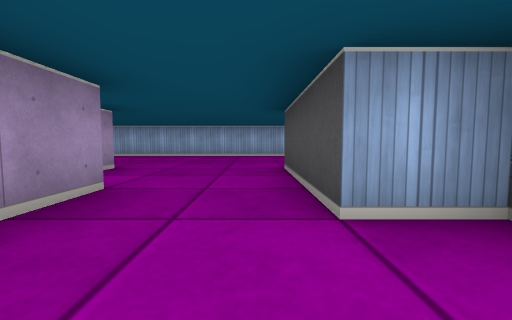
View 1 (above)

20 first-person views from a walk through a cub3D ray-caster map. The camera is about half as high as the walls, tilts 4° down and sees 90° across. The floor is counted in squares. Each view is taken from the middle of a square. On the plan, view 1 faces up. The plan holds only what a view shows up to about 9 squares ahead; the rest is blank.

View 2
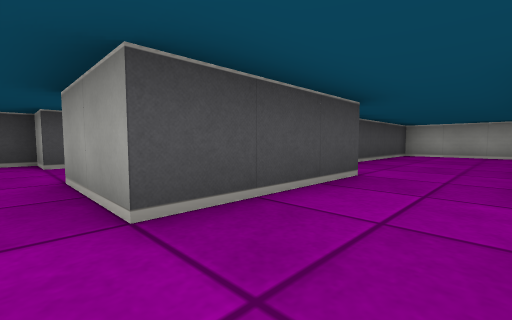

View 3
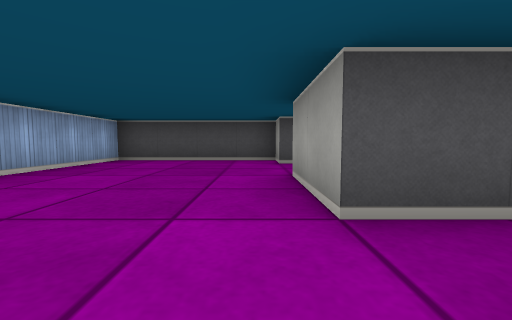

View 4
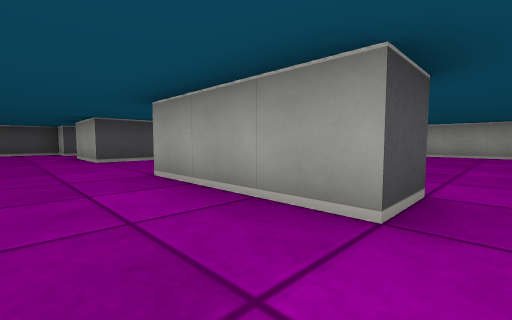

View 5
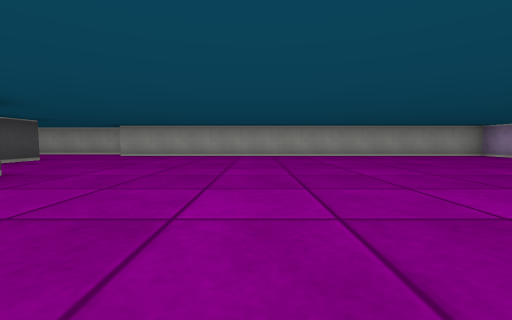

View 6
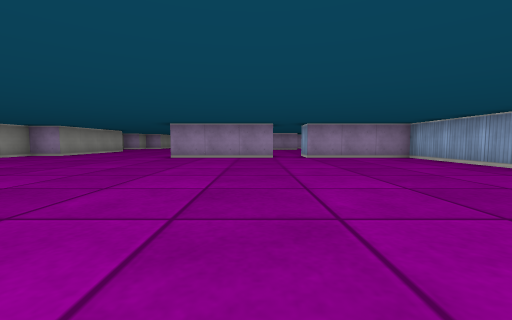

View 7
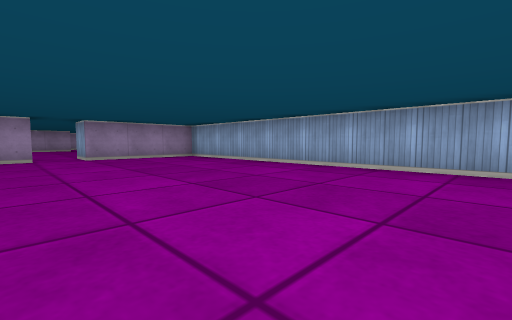

View 8
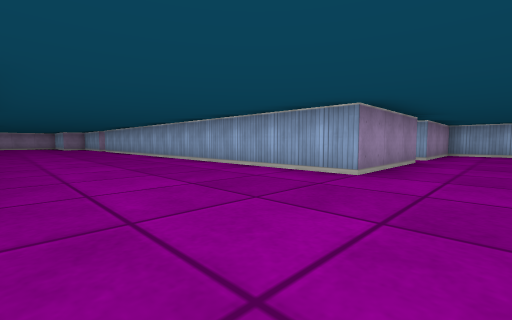

View 9
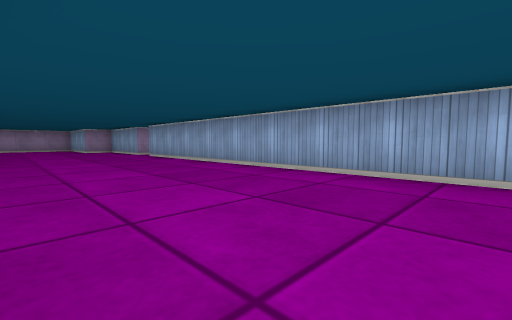

View 10
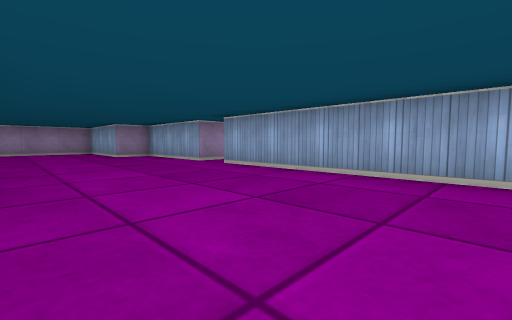

View 11
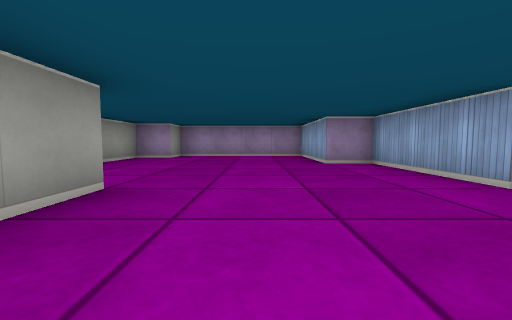

View 12
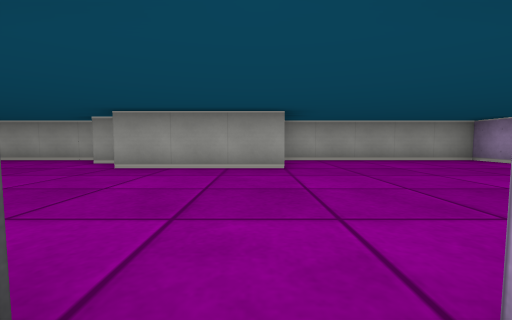

View 13
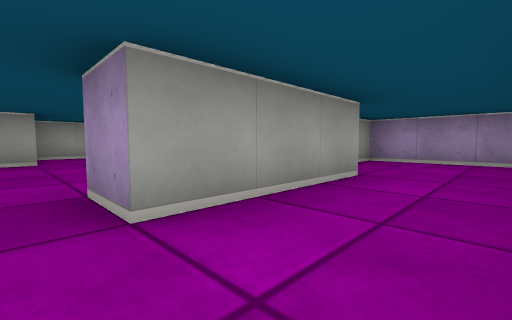

View 14
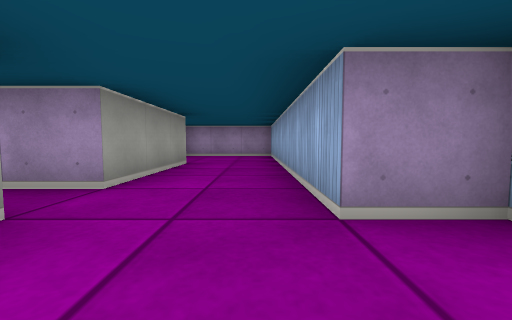

View 15
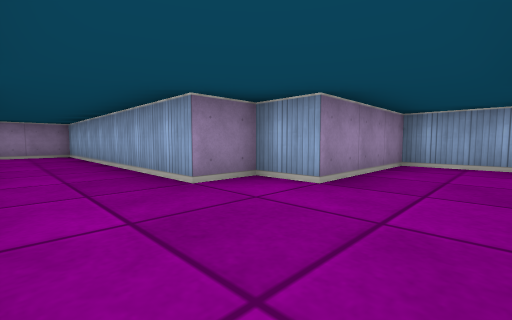

View 16
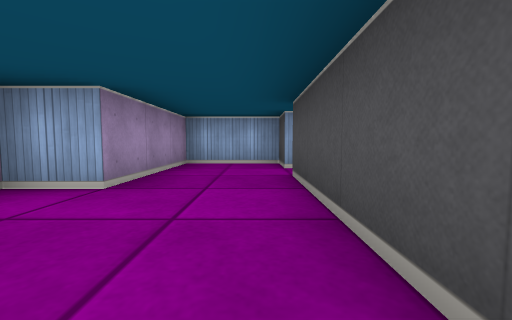

View 17
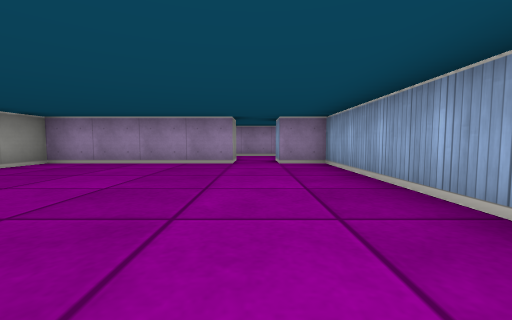

View 18
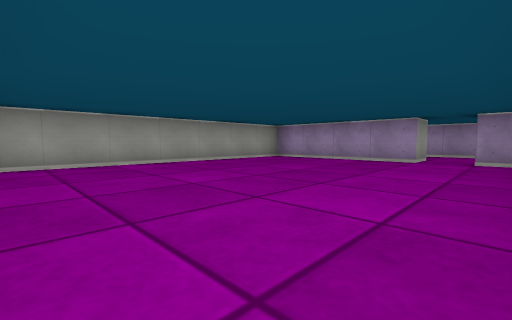

View 19
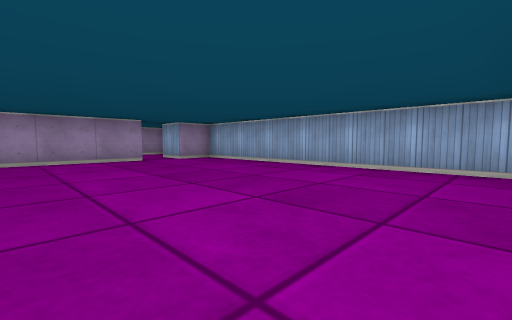

View 20
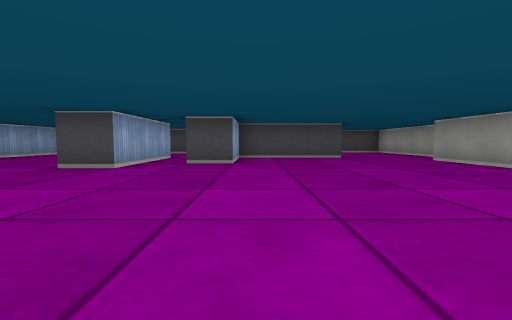

### Floor plan
Ten units are one square. View 1 is at (0, 0); x grows to the right and y downward. Boxes are objects, and circles mark ways between rooms. Rooms are numbered by the first view taken in them; rooms with no view inside come last. Other rooms are left out.
<svg viewBox="-340 -90 400 140">
<path fill="none" stroke="#000" d="M-21 45 15 45 15 8M16 -15 5 -15M-145 -46 -145 -15 -265 -15M-160 25 -155 25 -155 35 -35 35M-69 -85 -145 -85 -145 -55M-25 -35 -55 -35 -55 -45 -25 -45M-25 16 -25 -15 -45 -15 -45 -25M-15 -25 -15 -14M5 -15 5 -45 25 -45M-229 45 -205 45M-240 35 -235 35M-275 -15 -305 -15 -305 -5 -335 -5 -335 35 -325 35 -325 45 -276 45M-276 25 -245 25M45 -45 55 -45 55 -85 -48 -85M-306 -25 -275 -25 -275 -15M-235 -34 -235 -65M-235 -75 -235 -85 -255 -85 -255 -55 -265 -55 -265 -45 -335 -45 -335 -15 -328 -15M-159 -85 -225 -85 -225 -75 -235 -75M-235 -65 -225 -65 -225 -25 -159 -25M-145 -55 -155 -55"/>
<circle cx="-20" cy="12" r="3" fill="#2a7"/>
<circle cx="-270" cy="-20" r="3" fill="#2a7"/>
<circle cx="-150" cy="-50" r="3" fill="#2a7"/>
<circle cx="-230" cy="-70" r="3" fill="#2a7"/>
<text x="0" y="20">1</text>
<text x="-120" y="-20">2</text>
<text x="-280" y="-40">3</text>
<text x="-190" y="-60">4</text>
</svg>
Room 1 opens to room 2. Room 2 opens to room 3. Room 2 opens to room 4. Room 3 opens to room 4.

Where each view was taken, in squares from view 1:
view 1: 0 up, 0 right, facing up
view 2: 5 up, 1 left, facing down-right
view 3: 5 up, 1 left, facing right
view 4: 6 up, 6 left, facing down-right
view 5: 5 up, 8 left, facing down
view 6: 4 up, 7 left, facing left
view 7: 4 up, 7 left, facing up-left
view 8: 2 down, 13 left, facing up-left
view 9: 2 down, 18 left, facing up-left
view 10: 2 down, 22 left, facing up-left
view 11: 1 down, 25 left, facing left
view 12: 2 up, 27 left, facing down
view 13: 4 up, 27 left, facing down-left
view 14: 4 up, 25 left, facing left
view 15: 3 up, 24 left, facing up-left
view 16: 3 up, 24 left, facing up
view 17: 7 up, 17 left, facing left
view 18: 8 up, 16 left, facing down-left
view 19: 4 up, 16 left, facing up-left
view 20: 1 up, 10 left, facing right
